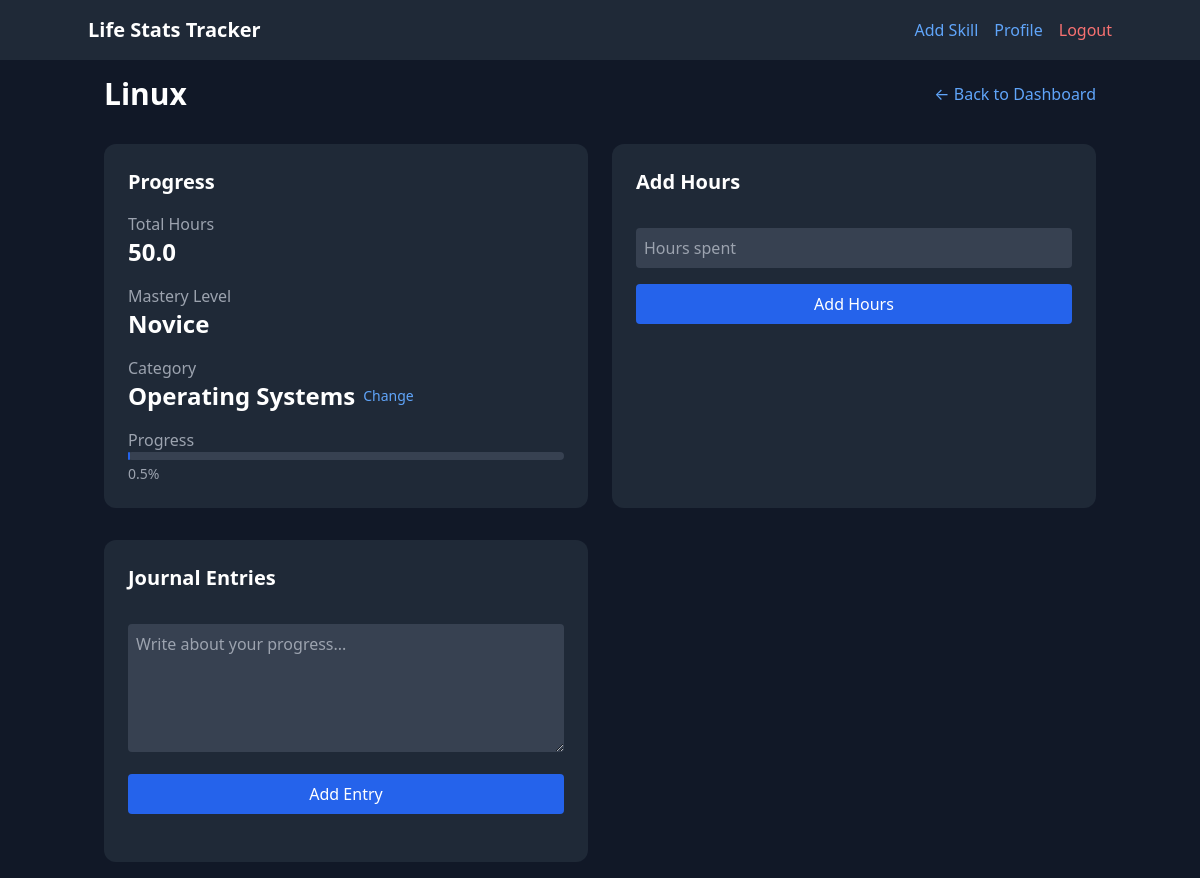
/skill/3 (signed in), run on the app's committed database.
### app/models/skill.py (models this page shows, shortened)
class Skill(db.Model):
    __tablename__ = 'skill'
    id = db.Column(db.Integer, primary_key=True)
    name = db.Column(db.String(80), nullable=False)
    description = db.Column(db.Text)
    created_at = db.Column(db.DateTime, default=datetime.utcnow)
    category_id = db.Column(db.Integer, db.ForeignKey('category.id'), nullable=False)
    total_hours = db.Column(db.Float, default=0.0)
    mastery_percentage = db.Column(db.Float, default=0.0)
    level = db.Column(db.Integer, default=1)
    target_hours = db.Column(db.Float, default=10000.0)  # Default to 10,000 hour rule
    level_threshold = db.Column(db.Float, default=10.0)  # Hours needed per level
    journal_entries = db.relationship('JournalEntry', backref='skill', lazy=True)
    def get_level_name(self):
        if self.mastery_percentage < 10:
            return "Novice"
        elif self.mastery_percentage < 25:
            return "Apprentice"
        elif self.mastery_percentage < 50:
            return "Intermediate"
        elif self.mastery_percentage < 75:
            return "Advanced"
        elif self.mastery_percentage < 100:
            return "Expert"
        else:
            return "Master"

### app/models/category.py (models this page shows, shortened)
class Category(db.Model):
    __tablename__ = 'category'
    id = db.Column(db.Integer, primary_key=True)
    name = db.Column(db.String(80), nullable=False)
    description = db.Column(db.Text)
    created_at = db.Column(db.DateTime, default=datetime.utcnow)
    user_id = db.Column(db.Integer, db.ForeignKey('user.id'), nullable=False)
    parent_id = db.Column(db.Integer, db.ForeignKey('category.id'))
    skills = db.relationship('Skill', backref='category', lazy=True)
    subcategories = db.relationship('Category',
                                  backref=db.backref('parent', remote_side=[id]),
                                  lazy=True)
    total_hours = db.Column(db.Float, default=0.0)
    mastery_percentage = db.Column(db.Float, default=0.0)

### app/routes/main.py (the view)
@bp.route('/skill/<int:skill_id>')
@login_required
def skill_detail(skill_id):
    skill = Skill.query.get_or_404(skill_id)
    if skill.category.user_id != current_user.id:
        return redirect(url_for('main.index'))
    categories = Category.query.filter_by(user_id=current_user.id).all()
    return render_template('skill_detail.html', skill=skill, categories=categories)

### app/__init__.py (called while the page is built)
def create_app(config_class=Config):
    instance_path = os.path.join(os.getcwd(), 'instance')
    app = Flask(__name__, instance_path=instance_path, instance_relative_config=True)
    app.config.from_object(config_class)
    os.makedirs(app.instance_path, exist_ok=True)
    print(f"Instance path: {app.instance_path}")
    db.init_app(app)
    login_manager.init_app(app)
    migrate.init_app(app, db)
    csrf.init_app(app)
    from .models import User, Category, Skill, JournalEntry
    @login_manager.user_loader
    def load_user(user_id):
        return User.query.get(int(user_id))
    from app.routes import auth, skills, main
    app.register_blueprint(auth.bp)
    app.register_blueprint(skills.bp)
    app.register_blueprint(main.bp)
    return app

### app/templates/skill_detail.html (shortened to what this page needs)
{% extends "base.html" %}
{% block content %}
<div class="space-y-8">
    <div class="flex justify-between items-center">
        <h1 class="text-3xl font-bold">{{ skill.name }}</h1>
        <a href="{{ url_for('main.index') }}" class="text-blue-400 hover:text-blue-300">← Back to Dashboard</a>
    </div>
    <div class="grid md:grid-cols-2 gap-6">
        <div class="bg-gray-800 p-6 rounded-xl">
            <h2 class="text-xl font-bold mb-4">Progress</h2>
            <div class="space-y-4">
                <div>
                    <p class="text-gray-400">Total Hours</p>
                    <p class="text-2xl font-bold">{{ skill.total_hours }}</p>
                </div>
                <div>
                    <p class="text-gray-400">Mastery Level</p>
                    <p class="text-2xl font-bold">{{ skill.get_level_name() }}</p>
                </div>
                <div>
                    <p class="text-gray-400">Category</p>
                    <div class="flex items-center">
                        <p class="text-2xl font-bold">{{ skill.category.name }}</p>
                        <button id="change-category-btn" class="ml-2 text-sm text-blue-400 hover:text-blue-300">
                            Change
                        </button>
                    </div>
                </div>
                <div>
                    <p class="text-gray-400">Progress</p>
                    <div class="w-full bg-gray-700 rounded-full h-2">
                        <div class="bg-blue-600 h-2 rounded-full" style="width: {{ skill.mastery_percentage }}%"></div>
                    </div>
                    <p class="text-sm text-gray-400 mt-1">{{ "%.1f"|format(skill.mastery_percentage) }}%</p>
                </div>
            </div>
        </div>
        <div class="bg-gray-800 p-6 rounded-xl">
            <h2 class="text-xl font-bold mb-4">Add Hours</h2>
            <form id="add-hours-form" class="space-y-4">
                <input type="number" name="hours" placeholder="Hours spent" step="0.1" min="0" required
                       class="w-full p-2 rounded bg-gray-700 text-white">
                <button type="submit" class="w-full bg-blue-600 hover:bg-blue-500 text-white px-4 py-2 rounded">
                    Add Hours
                </button>
            </form>
        </div>
    </div>
    <div class="grid md:grid-cols-2 gap-6">
        <div class="bg-gray-800 p-6 rounded-xl">
            <h2 class="text-xl font-bold mb-4">Journal Entries</h2>
            <form id="journal-form" class="space-y-4">
                <textarea name="content" placeholder="Write about your progress..." required
                          class="w-full p-2 rounded bg-gray-700 text-white h-32"></textarea>
                <button type="submit" class="w-full bg-blue-600 hover:bg-blue-500 text-white px-4 py-2 rounded">
                    Add Entry
                </button>
            </form>
        </div>
    </div>
</div>
{% endblock %}

### data on the page
Skill: name "Linux", total_hours "50.0", get_level_name "Novice", mastery_percentage "0.5"
Category: category.name "Operating Systems"
